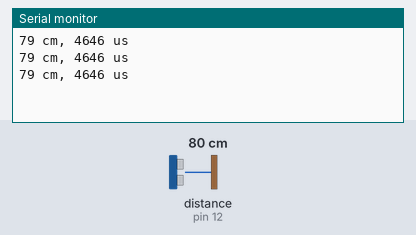
This sketch was run on a simulated Arduino Uno, built with avr-gcc and run on an emulated ATmega328P. On the bench: the last lines printed to the serial monitor. Wiring (inferred from the names in the program): ultrasonic range finder: trigger pin 13; echo pin 12. The test bench sets the inputs (shaded band); at power-on: distance to the obstacle (sensor on pin 12) 80 cm. The echo pulse lasts 58.3 µs per cm.

Above: at 1.3 s.
1.4 s: distance to the obstacle (sensor on pin 12) set to 194 cm
At 1.9 s:
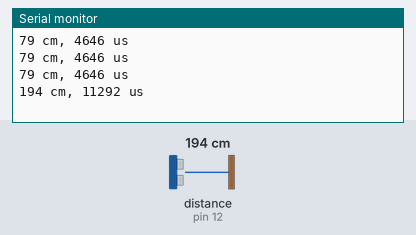
2.9 s: distance to the obstacle (sensor on pin 12) set to 202 cm
At 3.5 s:
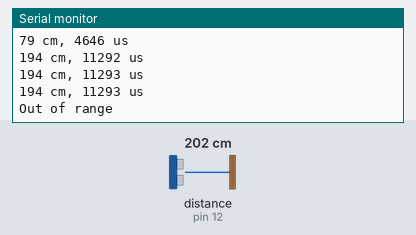
Timing chart, 0 to 5.9 s (numbered marks = the images above; inputs shaded):
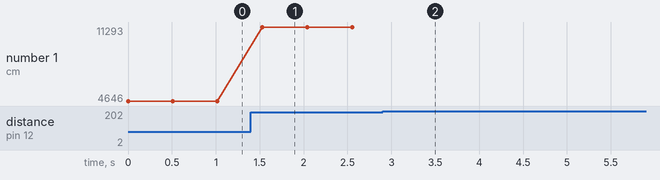

Measured:
- the behaviour switches between 199 and 200 cm on distance to the obstacle (sensor on pin 12) (found by bisection; images 1 and 2)
- after the input at 1.4 s, the serial monitor: prints a new line after 0.13 s (image 1)
- after the input at 2.9 s, the serial monitor: prints a new line after 0.17 s (image 2)
- plotted number 1: 4646 → 11293 after the input at 1.4 s

The sketch:

06_distance_sensor.ino
```cpp
/*  06. Ultrasonic distance sensor HC-SR04 demo sketch
 *
 * This sketch calculates the distance between the HC-SR04 sensor and
 * an object directly infront of it.
 *
 * To see the trigger and echo waveforms with your oscilloscope,
 * connect CHA to the trigger and CHB to the echo pins.
 *
 * Set up edge trigger to CHA, and set it to 1V (or there about).
 *
 * Try a single sweep and see the waveforms in the display.
 *
 * Try new sweeps, and each time change the distance of the target
 * from the sensor. The width of the wavefore in CHB should vary,
 * depending on the target distance.
 *
 * Mesure the width of the waveform in CHB, and confirm it matches
 * the distance of the sensor.
 *
 * This sketch was written for Oscilloscopes for Busy People by Peter Dalmaris.
 * Find out more at https://techexplorations.com/courses/oscilloscopes/
 *
 * Original: https://github.com/futureshocked/ArduinoSbS2017/blob/master/_0510_-_Ultrasonic_Distance_Sensor/_0510_-_Ultrasonic_Distance_Sensor.ino
 *
 * Components
 * ----------
 *  - Arduino Uno
 *  - HC-SR04 sensor
 *
 *  Libraries
 *  ---------
 *  - NONE
 *
 * Connections
 * -----------
 *  Break out    |    Arduino Uno
 *  -----------------------------
 *      VCC      |      5V
 *      GND      |      GND
 *      Echo     |      12
 *      Trig     |      13
 *
 *
 * Other information
 * -----------------
 *  For information on the ultrasonic transducer: https://en.wikipedia.org/wiki/Ultrasonic_transducer
 *  For information on ultrasounds: https://en.wikipedia.org/wiki/Ultrasound
 *  HC-SR04 datasheet: https://docs.google.com/document/d/1Y-yZnNhMYy7rwhAgyL_pfa39RsB-x2qR4vP8saG73rE
 *  Information about the pulseIn function: https://www.arduino.cc/en/Reference/PulseIn
 *
 *  Created on September 12 2019 by Peter Dalmaris
 *
 */

#define trigPin 13
#define echoPin 12

void setup() {
  Serial.begin (9600);
  pinMode(trigPin, OUTPUT);
  pinMode(echoPin, INPUT);
}

void loop() {
  long duration, distance;
  digitalWrite(trigPin, LOW);
  delayMicroseconds(2);
  digitalWrite(trigPin, HIGH);
  delayMicroseconds(10);
  digitalWrite(trigPin, LOW);
  duration = pulseIn(echoPin, HIGH);
  distance = (duration/2) / 29.1;

  if (distance >= 200 || distance <= 0){
    Serial.println("Out of range");
  }
  else {
    Serial.print(distance);
    Serial.print(" cm, ");
    Serial.print(duration);
    Serial.println(" us");
  }
  delay(500);
}
```
